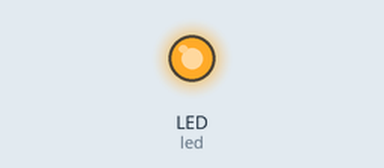
This program was run on a simulated CircuitPython board. Shown: output pins drawn as LEDs (lit = HIGH). What the program prints to the serial console is not drawn.

Above: at 0.1 s.
At 2.1 s:
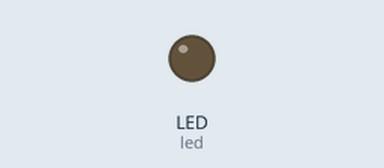
Timing chart, 0 to 3.6 s (numbered marks = the images above):
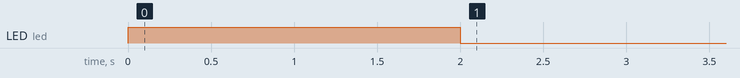

The program:

Launchpad1.py
```python
# type: ignore
import board
import digitalio
import time

led = digitalio.DigitalInOut(board.LED)
led.direction = digitalio.Direction.OUTPUT
Counter = 10


while True:
    if Counter > 0:
        Counter -= Counter
        led.value = True
        print(Counter)
        time.sleep(2)
        led.value = False
        time.sleep(2)
```

Measured:
- by itself, LED (led): LOW → HIGH at 0.00 s, → LOW 2.0 s later
